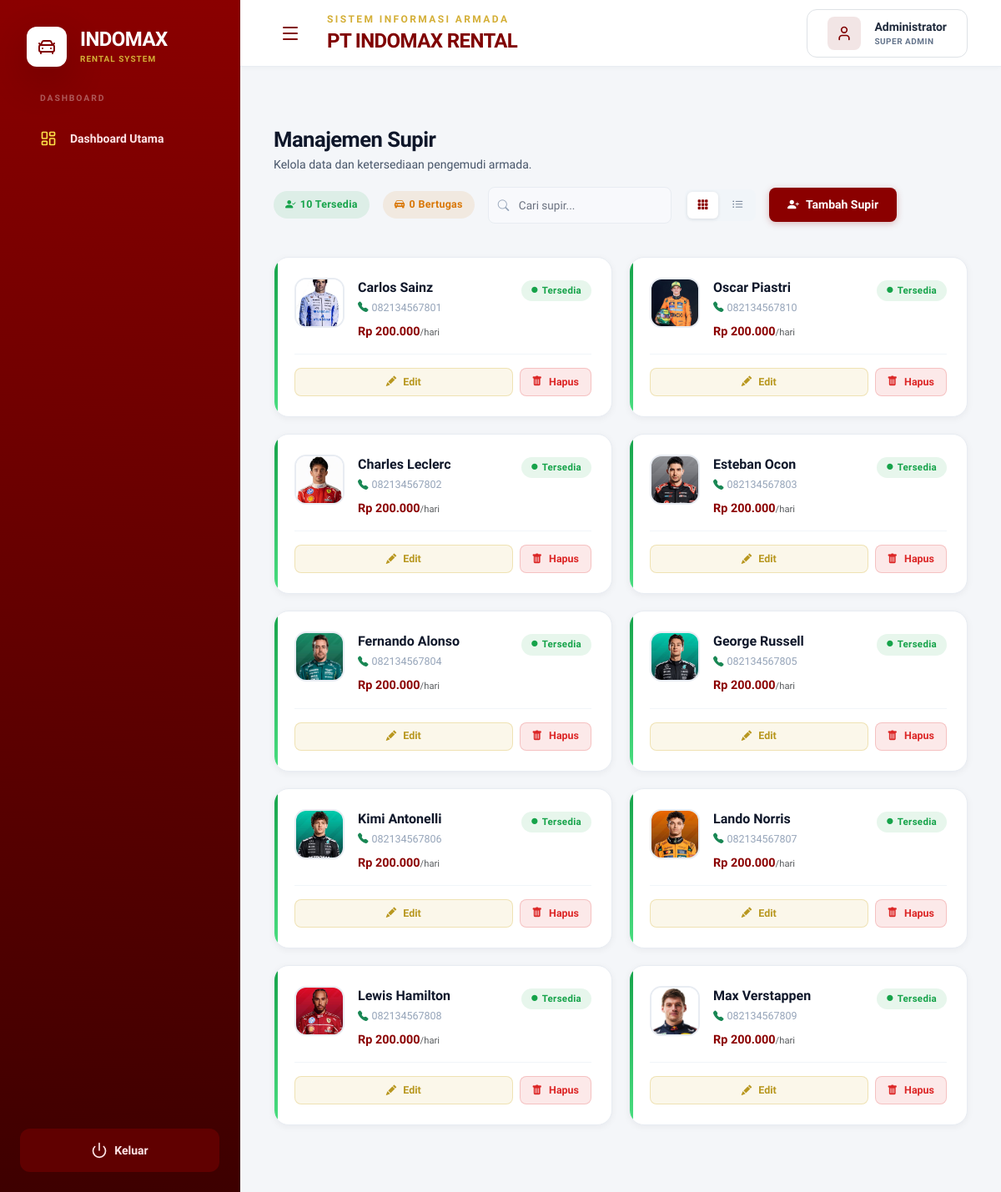
/Admin/supir.php, run on the app's committed database.
### tables this page shows
CREATE TABLE `supir` (
  `id_supir` int(11) NOT NULL,
  `nama_supir` varchar(100) DEFAULT NULL,
  `no_telp` varchar(15) DEFAULT NULL,
  `tarif_supir_per_hari` decimal(10,2) DEFAULT NULL,
  `status_supir` enum('tersedia','bertugas') DEFAULT 'tersedia',
  `gambar` varchar(255) DEFAULT NULL,
  `tarif_12_dalam` decimal(10,2) DEFAULT NULL,
  `tarif_12_luar` decimal(10,2) DEFAULT NULL,
  `tarif_24_dalam` decimal(10,2) DEFAULT NULL,
  `tarif_24_luar` decimal(10,2) DEFAULT NULL,
  `is_deleted` tinyint(1) NOT NULL DEFAULT 0
);

### Admin/supir.php (the view, shortened to what this page needs)
<?php
include 'navbar.php';
include 'koneksi.php';
?>
<?php
$query = mysqli_query($conn, "SELECT s.*,
    (SELECT COUNT(*) FROM transaksi_sewa t WHERE t.id_supir = s.id_supir AND t.status_sewa = 'berjalan') AS transaksi_aktif
 FROM supir s WHERE s.is_deleted = 0 ORDER BY s.id_supir ASC");
$total_supir = mysqli_num_rows($query);
$supir_list = [];
while ($d = mysqli_fetch_assoc($query)) { $supir_list[] = $d; }
$total_bertugas = count(array_filter($supir_list, fn($s) => $s['transaksi_aktif'] > 0));
$total_tersedia = $total_supir - $total_bertugas;
?>
<div class="supir-header">
    <div>
        <h1 class="page-title">Manajemen Supir</h1>
        <p class="page-subtitle">Kelola data dan ketersediaan pengemudi armada.</p>
    </div>
    <div class="d-flex align-items-center gap-3 flex-wrap">
        <span class="badge-modern success" style="font-size:0.78rem;padding:7px 14px;">
            <i class="bi bi-person-check-fill"></i> <?= $total_tersedia ?> Tersedia
        </span>
        <span class="badge-modern warning" style="font-size:0.78rem;padding:7px 14px;">
            <i class="bi bi-car-front-fill"></i> <?= $total_bertugas ?> Bertugas
        </span>
        <div class="search-wrap">
            <input type="text" id="searchInput" onkeyup="liveSearch()" placeholder="Cari supir...">
        </div>
        <div class="view-toggle">
            <button class="view-btn active" id="btnGrid" onclick="switchView('grid')">
                <i class="bi bi-grid-3x3-gap-fill"></i>
            </button>
            <button class="view-btn" id="btnList" onclick="switchView('list')">
                <i class="bi bi-list-ul"></i>
            </button>
        </div>
        <a href="tambah_supir.php" class="btn-primary-modern">
            <i class="bi bi-person-plus-fill"></i> Tambah Supir
        </a>
    </div>
</div>
<div id="gridView" class="supir-card-grid mb-5">
<?php if (empty($supir_list)): ?>
<div class="empty-state" style="grid-column:1/-1;">
    <span class="empty-state-icon"><i class="bi bi-person-x"></i></span>
    <div class="empty-state-title">Belum ada data supir</div>
    <div class="empty-state-desc">Tambahkan supir pertama Anda sekarang.</div>
</div>
<?php else: foreach ($supir_list as $data):
    $status = $data['transaksi_aktif'] > 0 ? 'busy' : 'available';
    $init   = strtoupper(substr($data['nama_supir'], 0, 1));
    $has_img = !empty($data['gambar']) && file_exists('img_supir/' . $data['gambar']);
?>
<div class="supir-card <?= $status ?>" data-name="<?= strtolower(htmlspecialchars($data['nama_supir'])) ?>">
    <div class="d-flex align-items-start gap-3">
        <?php if ($has_img): ?>
        <img src="img_supir/<?= htmlspecialchars($data['gambar']) ?>" class="supir-avatar" alt="<?= htmlspecialchars($data['nama_supir']) ?>">
        <?php else: ?>
        <div class="supir-avatar-placeholder"><?= $init ?></div>
        <?php endif; ?>
        <div class="flex-1 min-w-0">
            <div class="supir-name"><?= htmlspecialchars($data['nama_supir']) ?></div>
            <div class="supir-meta mb-2">
                <i class="bi bi-telephone-fill text-success me-1"></i><?= htmlspecialchars($data['no_telp']) ?>
            </div>
            <div class="d-flex align-items-center gap-2">
                <span class="supir-rate">Rp <?= number_format($data['tarif_supir_per_hari'], 0, ',', '.') ?><span class="text-muted fw-normal" style="font-size:0.7rem;">/hari</span></span>
            </div>
        </div>
        <div>
            <?php if ($status === 'available'): ?>
            <span class="badge-modern success"><i class="bi bi-circle-fill" style="font-size:0.45rem;"></i> Tersedia</span>
            <?php else: ?>
            <span class="badge-modern warning"><i class="bi bi-circle-fill" style="font-size:0.45rem;"></i> Bertugas</span>
            <?php endif; ?>
        </div>
    </div>
    <div class="supir-actions">
        <a href="edit_supir.php?id=<?= $data['id_supir'] ?>" class="action-btn edit flex-1 d-flex align-items-center justify-content-center gap-2" style="width:auto;padding:8px 14px;font-size:0.78rem;font-weight:700;border-radius:8px;">
            <i class="bi bi-pencil-fill"></i> Edit
        </a>
        <a href="hapus_supir.php?id=<?= $data['id_supir'] ?>"
           class="action-btn del d-flex align-items-center justify-content-center gap-2"
           style="width:auto;padding:8px 14px;font-size:0.78rem;font-weight:700;border-radius:8px;"
           onclick="return confirm('Yakin hapus supir <?= htmlspecialchars(addslashes($data['nama_supir'])) ?>?')">
            <i class="bi bi-trash-fill"></i> Hapus
        </a>
    </div>
</div>
<?php endforeach; endif; ?>
</div>
</div> </main>
</div>
</body>
</html>

### Admin/navbar.php (shortened to what this page needs)
<?php
$current_page = basename($_SERVER['PHP_SELF']);
function getLinkClass($page, $current_page) {
    $pages = is_array($page) ? $page : [$page];
    return "flex items-center gap-3 px-4 py-3 rounded-xl text-rose-100 hover:bg-black/10 hover:text-white hover:translate-x-2 transition-all duration-300 group cursor-pointer font-semibold";
}
function getIconClass($page, $current_page, $colorClass = 'text-white') {
    $pages = is_array($page) ? $page : [$page];
    return "w-5 h-5 " . $colorClass . " group-hover:scale-110 group-hover:rotate-6 transition-all duration-300";
}
?>
<!DOCTYPE html>
<html lang="id">
<head>
    <script src="https://cdn.tailwindcss.com?plugins=forms,container-queries"></script>
    <link href="https://cdn.jsdelivr.net/npm/bootstrap@5.3.0/dist/css/bootstrap.min.css" rel="stylesheet">
    <link rel="stylesheet" href="https://cdn.jsdelivr.net/npm/bootstrap-icons@1.11.1/font/bootstrap-icons.css">
    <link rel="stylesheet" href="../style.css">
</head>
<body class="bg-[#f9f9f9] text-[#1a1c1c] font-sans antialiased">
<div class="flex h-screen overflow-hidden">
    <aside class="w-72 sidebar-constellation text-rose-100 flex-shrink-0 flex flex-col h-full overflow-y-auto" id="sidebar">
        <div class="p-8">
            <div class="flex items-center gap-3 group cursor-pointer">
                <div class="w-12 h-12 rounded-xl flex items-center justify-center bg-white shadow-lg shadow-black/10 group-hover:scale-110 group-hover:rotate-12 transition-all duration-300">
                    <i class="w-6 h-6 text-[#800000]" data-lucide="car-front"></i>
                </div>
                <div class="group-hover:translate-x-1 transition-transform duration-300">
                    <h1 class="font-black text-2xl tracking-tight text-white leading-none">INDOMAX</h1>
                    <p class="text-[10px] font-bold text-[#d4af37] uppercase tracking-widest mt-1">Rental System</p>
                </div>
            </div>
        </div>
        <nav class="flex-1 px-4 pb-10 space-y-6">
            <div>
                <h2 class="px-4 mb-3 sidebar-label">Dashboard</h2>
                <a class="<?= getLinkClass('index.php', $current_page) ?>" href="index.php">
                    <i class="<?= getIconClass('index.php', $current_page, 'text-yellow-300') ?>" data-lucide="layout-dashboard"></i>
                    <span class="text-sm font-semibold">Dashboard Utama</span>
                </a>
            </div>
        </nav>
        <div class="p-6">
            <a class="flex items-center justify-center gap-2 bg-[#600000] text-rose-100 py-3 rounded-xl font-bold text-sm transition-all hover:bg-black/20 hover:text-white hover:-translate-y-1" href="logout_admin.php">
                <i class="w-5 h-5" data-lucide="power"></i> Keluar
            </a>
        </div>
    </aside>
    <main class="flex-1 flex flex-col h-screen overflow-hidden bg-[#f9f9f9]">
        <header class="h-20 header-constellation flex items-center justify-between px-10 shrink-0 sticky top-0 z-10">
            <div class="flex items-center gap-4">
                <button id="sidebarToggle" class="p-2 rounded-lg hover:bg-black/5 text-[#800000] transition-colors focus:outline-none focus:ring-2 focus:ring-[#800000]/20" title="Toggle Sidebar">
                    <i class="w-6 h-6" data-lucide="menu"></i>
                </button>
                <div class="transform transition-transform hover:translate-x-1 cursor-default">
                    <h2 class="text-xs font-black text-[#d4af37] uppercase tracking-[0.2em]">Sistem Informasi Armada</h2>
                    <h3 class="text-2xl font-black text-[#800000] tracking-tight mt-0.5">PT INDOMAX RENTAL</h3>
                </div>
            </div>
            <div class="flex items-center gap-3 bg-white border border-[#e2e2e2] hover:border-[#800000] hover:shadow-md hover:-translate-y-1 transition-all duration-300 px-4 py-2 rounded-xl cursor-pointer group">
                <div class="w-10 h-10 rounded-lg bg-[#800000]/10 flex items-center justify-center text-[#800000] group-hover:bg-[#800000] group-hover:text-white transition-colors duration-300">
                    <i class="w-5 h-5" data-lucide="user"></i>
                </div>
                <div class="flex flex-col">
                    <span class="text-sm font-bold text-slate-800 group-hover:text-[#800000] transition-colors"><?= htmlspecialchars($_SESSION['nama_user'] ?? 'Administrator'); ?></span>
                    <span class="text-[10px] font-black text-slate-500 uppercase tracking-wider"><?= htmlspecialchars($_SESSION['role'] ?? 'Super Admin'); ?></span>
                </div>
            </div>
        </header>
        <div class="flex-1 overflow-y-auto p-10 space-y-10 custom-scrollbars relative">

### style.css (style rules this page uses)
:root { --crimson: #8B0000; --crimson-dark: #600000; --crimson-light: #c0392b; --crimson-bg: rgba(139, 0, 0, 0.07); --crimson-border: rgba(139, 0, 0, 0.18); --gold: #D4AF37; --gold-dark: #b8971f; --gold-bg: rgba(212, 175, 55, 0.1); --gold-border: rgba(212, 175, 55, 0.3); --bg-page: #F4F6F9; --bg-surface: #FFFFFF; --bg-subtle: #F8F9FC; --border: #E8ECF2; --text-primary: #0F172A; --text-secondary: #475569; --text-muted: #94A3B8; --success: #16A34A; --success-bg: rgba(22, 163, 74, 0.1); --warning: #D97706; --warning-bg: rgba(217, 119, 6, 0.1); --danger: #DC2626; --danger-bg: rgba(220, 38, 38, 0.1); --info: #2563EB; --info-bg: rgba(37, 99, 235, 0.1); --radius-sm: 8px; --radius-md: 12px; --radius-lg: 18px; --radius-xl: 24px; --shadow-sm: 0 1px 3px rgba(0,0,0,0.06), 0 1px 2px rgba(0,0,0,0.04); --shadow-md: 0 4px 16px rgba(0,0,0,0.07), 0 1px 4px rgba(0,0,0,0.04); --shadow-lg: 0 12px 40px rgba(0,0,0,0.1), 0 4px 12px rgba(0,0,0,0.05); --shadow-card:0 2px 8px rgba(15, 23, 42, 0.06); --font: 'Plus Jakarta Sans', 'Montserrat', sans-serif; }
*, *::before, *::after { box-sizing: border-box; }
body { font-family: var(--font); background-color: var(--bg-page); color: var(--text-primary); line-height: 1.6; -webkit-font-smoothing: antialiased; }
.page-title { font-size: 1.6rem; font-weight: 800; color: var(--text-primary); letter-spacing: -0.02em; margin: 0 0 4px; }
.page-subtitle { font-size: 0.88rem; color: var(--text-secondary); margin: 0; }
.badge-modern { display: inline-flex; align-items: center; gap: 5px; padding: 4px 12px; border-radius: 50px; font-size: 0.72rem; font-weight: 700; letter-spacing: 0.3px; white-space: nowrap; }
.badge-modern.success { background: var(--success-bg); color: var(--success); }
.badge-modern.warning { background: var(--warning-bg); color: var(--warning); }
.action-btn { display: inline-flex; align-items: center; justify-content: center; width: 34px; height: 34px; border-radius: var(--radius-sm); border: 1px solid transparent; text-decoration: none; cursor: pointer; transition: all 0.2s ease; font-size: 0.85rem; }
.action-btn.edit { background: var(--gold-bg); color: var(--gold-dark); border-color: var(--gold-border); }
.action-btn.del { background: var(--danger-bg); color: var(--danger); border-color: rgba(220,38,38,0.2); }
.btn-primary-modern { display: inline-flex; align-items: center; gap: 8px; padding: 10px 22px; background: var(--crimson); color: #fff; border-radius: var(--radius-sm); font-weight: 700; font-size: 0.875rem; border: none; cursor: pointer; text-decoration: none; transition: all 0.2s ease; box-shadow: 0 2px 8px rgba(139,0,0,0.25); }
.search-wrap { position: relative; }
.search-wrap input { padding: 9px 14px 9px 36px; border: 1.5px solid var(--border); border-radius: var(--radius-sm); font-size: 0.85rem; background: var(--bg-subtle); width: 220px; transition: all 0.2s; font-family: var(--font); color: var(--text-primary); outline: none; }
.gap-2 { gap: 8px; }
.gap-3 { gap: 12px; }
a, button { transition: all 0.2s ease; }

### Admin/navbar.php (style rules this page uses)
body { font-family: 'Plus Jakarta Sans', 'Montserrat', sans-serif !important; background: #F4F6F9; }
.sidebar-constellation { background: linear-gradient(175deg, #8B0000 0%, #3d0000 100%) !important; border-right: 1px solid rgba(0,0,0,0.15); box-shadow: 4px 0 24px rgba(0,0,0,0.12); }
.header-constellation { background-color: #ffffff !important; border-bottom: 1px solid #E8ECF2; box-shadow: 0 1px 6px rgba(0,0,0,0.04); }
.sidebar-label { font-size: 0.65rem; font-weight: 800; color: rgba(255,255,255,0.35); text-transform: uppercase; letter-spacing: 0.18em; padding-left: 4px; }
aside nav a { font-family: 'Plus Jakarta Sans', 'Montserrat', sans-serif !important; }
.flex-1.overflow-y-auto { background: #F4F6F9; }
#sidebar { transition: margin-left 0.3s cubic-bezier(0.4,0,0.2,1); }
.flex-1.overflow-y-auto.p-10 { padding: 32px 40px !important; }

### data on the page
supir: gambar (picture), nama_supir "Carlos Sainz", no_telp "082134567801", tarif_supir_per_hari "200.000"
supir: gambar (picture), nama_supir "Oscar Piastri", no_telp "082134567810", tarif_supir_per_hari "200.000"
supir: gambar (picture), nama_supir "Charles Leclerc", no_telp "082134567802", tarif_supir_per_hari "200.000"
supir: gambar (picture), nama_supir "Esteban Ocon", no_telp "082134567803", tarif_supir_per_hari "200.000"
supir: gambar (picture), nama_supir "Fernando Alonso", no_telp "082134567804", tarif_supir_per_hari "200.000"
supir: gambar (picture), nama_supir "George Russell", no_telp "082134567805", tarif_supir_per_hari "200.000"
supir: gambar (picture), nama_supir "Kimi Antonelli", no_telp "082134567806", tarif_supir_per_hari "200.000"
supir: gambar (picture), nama_supir "Lando Norris", no_telp "082134567807", tarif_supir_per_hari "200.000"
supir: gambar (picture), nama_supir "Lewis Hamilton", no_telp "082134567808", tarif_supir_per_hari "200.000"
supir: gambar (picture), nama_supir "Max Verstappen", no_telp "082134567809", tarif_supir_per_hari "200.000"

### other printed values
$_SESSION['nama_user'] "Administrator"
$_SESSION['role'] "SUPER ADMIN"
$total_tersedia "10"
$total_bertugas "0"
